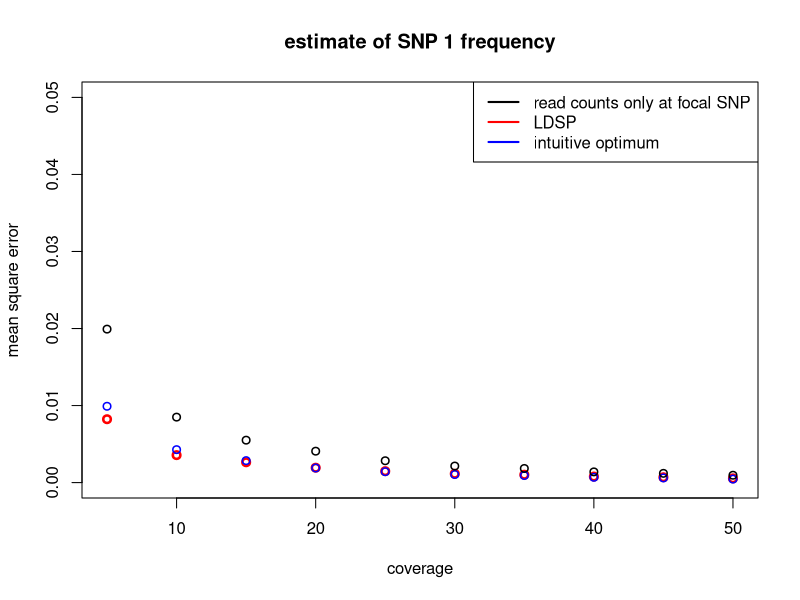
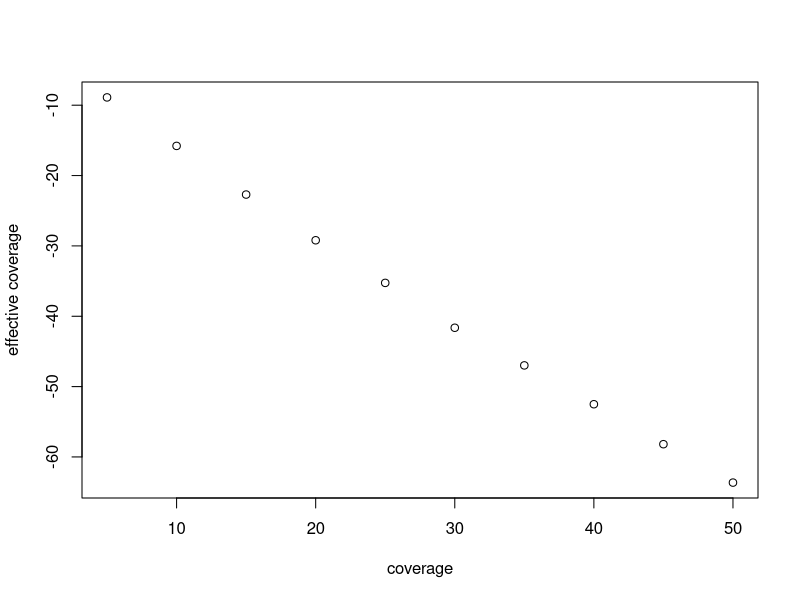

Reproduce these figures in R, in order.
create_haps <- function(nsamp=100, per){
  # the only type of haplotypes in the pool are either 1-0 or 0-1 (for simplicity)
  # "per" specifies the percent of 1-0 haplotypes  
  haps = matrix(nrow = nsamp, ncol = 2, 0)
  no_10_haps = floor(per*nsamp)
  for (i in 1:no_10_haps){
    haps[i,1] = 1
    haps[i,2] = 0
  }
  for (i in (no_10_haps+1):nsamp){
    haps[i,1] = 0
    haps[i,2] = 1
  }
  return(haps)
}


# potential problem: sigma2 estimated to be < 1 (and even <0 in some cases)
findMLE <- function(obs, mu, Sigma, D){
  
  ll <- function(sigma2){
    cov_m = sigma2*Sigma + D
    sinv = solve(cov_m)
    
    # (from hand-out and verified with Wikipedia)
    logl = log(det(cov_m)) + (t(obs-mu)%*%sinv%*%(obs-mu))
    
    return(as.numeric(logl))
  }
  
  # note: optim actually minimizes
  return(optim(ll, par = 1, method = "L-BFGS-B", lower = 1, upper = 10)$par)
}

pool <- function(lambda, haps, nloci, nsamp){
  ## simulate pool sequencing ##
  y_obs = rep(0, nloci)
  n = rep(0, nloci)
  n_1 = rep(0, nloci)
  for (i in 1:nloci){
    
    # coverage
    n[i] = rpois(1, lambda)
    
    # ensure number haps sampled is below the number of samples in the pool
    n[i] = min(n[i], nsamp)
    # ensure sample at least 1 haplotype
    n[i] = max(1, n[i])
    
    # sample locus i from pool
    sampled = sample(haps[,i], n[i])
    
    # number of 1 alleles
    n_1[i] = sum(sampled)
  }
  return(rbind(n, n_1))
}

perform_LDSP <- function(y_obs, nloci, nsamp, haps, pos, n){
  
  # calculate distances between SNPs
  # for example if two SNPs at position 50 and 100
  # then d = 50 
  d = rep(0, nloci-1)
  for (i in 1:(nloci-1)){
    d[i] = as.numeric(pos[i+1])-as.numeric(pos[i])
  }

  epsilon = rep(0, nloci)
  for (i in 1:nloci){
    epsilon[i] = (y_obs[i]*(1-y_obs[i]))/n[i]
  }


  geo_sum = 0
  for (i in 1:(nsamp-1)){
    geo_sum = geo_sum + (1/i)
  }
  geo_sum = (1/geo_sum)
  theta = geo_sum/(nsamp + geo_sum)

  mu = (1-theta)*colMeans(haps) + I(theta/2)

  
  # in this case of only 1_0 and 0_1 haplotypes, cov_panel is singular
  cov_panel = cov(haps)
  
  S = matrix(nrow = nloci, ncol = nloci, 0)

  # rho = 4*N*c_j where c_j is the rate of cross-over per generation per basepair and N is the effective popsize
  # d_j = dist is the physical distance between SNPs j and j+1
  rho = 0 # no recombination
  for (i in 1:nloci){
    for (j in 1:nloci){
      if (i ==j){
        S[i,j] = cov_panel[i,j]
      }
      else{
        # distance between SNPs (e.g. SNP 1 and SNP 10)
        dist = sum(d[min(i,j):(max(i,j)-1)])
        
        # hypothetical effective popsize
        N = 1e4
        
        # since rho = 0, S[i,j] = cov_panel[i,j]
        S[i,j] = exp((-4*N*rho*dist)/nsamp)*cov_panel[i,j]
      }
    }
  }
  
  # no longer singular after the following operation
  Sigma = ((1-theta)^2)*S + I((theta/2)*(1-(theta/2)))
  Sigma[abs(Sigma) < 1e-8] = 0
  
  #sigma2 = findMLE(y_obs, mu, Sigma, diag(epsilon))
  sigma2 = 1
  
  # this is where the dispersion parameter comes in: eqn 13
  d = diag(1/epsilon)
  Sigma_i = solve(Sigma) # there is problems, when nloci is big, kappa(Sigma) is very large (1e36)
  Sigma_bar = solve((1/sigma2)*Sigma_i + d)
  theta_bar = as.vector(Sigma_bar%*%((1/sigma2)*Sigma_i%*%mu + d%*%y_obs))
  
  # posterior
  #return(theta_bar[1])

  mu_t = (mu[1]*Sigma_bar[1,1] - theta_bar[1]*Sigma[1,1])/(Sigma_bar[1,1] - Sigma[1,1])
  
  # I think I missed a minus sign
  sigma_2_t = 1/ ((1/Sigma[1,1]) - 1/(Sigma_bar[1,1]))  
  
  # likelihood + variance
  return(c(mu_t, sigma_2_t))
  
}

mse <- function(y_hat, y){
  return(sum((y_hat-y)^2)/length(y))
}

nloci = 2
# physical position of the two SNPs
pos = c(50, 100)

# starting population
nsamp = 100
# 1_0 haplotype is at 10% frequency and 0_1 is at 90%
haps = create_haps(nsamp, 0.1)

# increase the 1_0 haplotype from 10% to 90% (simulate positive selection)
ev_haps = create_haps(nsamp, 0.9)


## code of testing ##
#haps = matrix(nrow = nsamp, ncol = 2, 0)
#for (i in 1:50){
#  haps[i,1] = 1
#  haps[i,2] = 0
#}
#for (i in 51:60){
#  haps[i,1] = 0
#  haps[i,2] = 1
#}

#for (i in 61:90){
#  haps[i,1] = 1
#  haps[i,2] = 1
#}
#ev_haps = haps
## end testing code ##


lambdas = seq(5, 50, by = 5)
l = length(lambdas)

mse_ldsp_est = rep(0, l)
mse_opt_est = rep(0, l)
mse_obs_est  = rep(0, l)
mean_eff_cov = rep(0, l)

nreps = 1000

for (i in 1:l){
  
  # where to store estimates
  store_ldsp_est = rep(0,nreps)
  store_opt_est = rep(0, nreps)
  store_obs_est = rep(0, nreps)
  store_true_freq = rep(0, nreps)
  store_effective_cov = rep(0, nreps)
  
  for (j in 1:nreps){
    
    # pooling
    lambda = lambdas[i] # coverage
    pooled_info =  pool(lambda, ev_haps, nloci, nsamp)
    n = pooled_info[1,]  # total read counts
    n_1 = pooled_info[2,] # counts of "1" allele
    
    # pseudo-counts
    y_obs = (n_1 + 0.5)/(n + 1)
    
    ldsp_est = perform_LDSP(y_obs, nloci, nsamp, haps, pos, n)
    
    # true pool freqency
    true_freq = colMeans(ev_haps)
    
    # only look at the estimates of SNP 1
    store_true_freq[j] = true_freq[1]
    store_opt_est[j] = (n_1[1] + (n[2]-n_1[2]))/ (n[1] + n[2])
    store_obs_est[j] = y_obs[1]
    #store_obs_est[j] = n_1[1]/n[1]
    store_ldsp_est[j] = ldsp_est[1]
    store_effective_cov[j] = ((1-ldsp_est[1])*ldsp_est[1])/ldsp_est[2]
  }
  
  # calculate MSE
  mse_ldsp_est[i] = mse(store_ldsp_est, store_true_freq)
  mse_opt_est[i] = mse(store_opt_est, store_true_freq)
  mse_obs_est[i] = mse(store_obs_est, store_true_freq)
  mean_eff_cov[i] = mean(store_effective_cov)

}


plot(lambdas, mse_ldsp_est, xlab = "coverage", ylab = "mean square error", col = "red", ylim = c(0,0.05), main = "estimate of SNP 1 frequency", lwd=2.5)
points(lambdas, mse_opt_est, col = "blue", lwd=1.5)
points(lambdas, mse_obs_est, lwd=1.5)
legend("topright", c("read counts only at focal SNP","LDSP", "intuitive optimum"), lty=c(1,1,1), lwd=c(2,2,2),col=c("black","red", "blue"))

# why negative and why not y = 2x?
plot(lambdas, mean_eff_cov, xlab = "coverage", ylab = "effective coverage")
